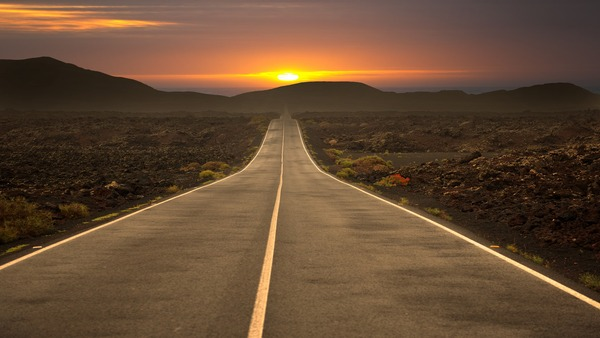
#> input picture v2/media_files/original_lane_detection_5.jpg, 600 x 338 px
$ python -i modvlane.py   (imports and definitions only)   (older library calls are emulated)
#> lines starting #> are read from the running program, lines starting #| are printed output that depends on the picture; after the words box and inside, x2 and y2 are one past the last pixel; in counts of white or black regions, pixels touching at a corner belong together
#> further down, picture is the input picture: shape (338, 600, 3); mean B, G, R 50.9, 74.1, 100.7
### v2/edge_detection.py
import cv2 # Import the OpenCV library to enable computer vision
import numpy as np # Import the NumPy scientific computing library

# Author: Addison Sears-Collins
# https://automaticaddison.com
# Description: A collection of methods to detect help with edge detection

def binary_array(array, thresh, value=0):
  """
  Return a 2D binary array (mask) in which all pixels are either 0 or 1

  :param array: NumPy 2D array that we want to convert to binary values
  :param thresh: Values used for thresholding (inclusive)
  :param value: Output value when between the supplied threshold
  :return: Binary 2D array...
           number of rows x number of columns =
           number of pixels from top to bottom x number of pixels from
             left to right
  """
  if value == 0:
    # Create an array of ones with the same shape and type as
    # the input 2D array.
    binary = np.ones_like(array)

  else:
    # Creates an array of zeros with the same shape and type as
    # the input 2D array.
    binary = np.zeros_like(array)
    value = 1

  # If value == 0, make all values in binary equal to 0 if the
  # corresponding value in the input array is between the threshold
  # (inclusive). Otherwise, the value remains as 1. Therefore, the pixels
  # with the high Sobel derivative values (i.e. sharp pixel intensity
  # discontinuities) will have 0 in the corresponding cell of binary.
  binary[(array >= thresh[0]) & (array <= thresh[1])] = value

  return binary

def blur_gaussian(channel, ksize=3):
  """
  Implementation for Gaussian blur to reduce noise and detail in the image

  :param image: 2D or 3D array to be blurred
  :param ksize: Size of the small matrix (i.e. kernel) used to blur
                i.e. number of rows and number of columns
  :return: Blurred 2D image
  """
  return cv2.GaussianBlur(channel, (ksize, ksize), 0)

def mag_thresh(image, sobel_kernel=3, thresh=(0, 255)):
  """
  Implementation of Sobel edge detection

  :param image: 2D or 3D array to be blurred
  :param sobel_kernel: Size of the small matrix (i.e. kernel)
                       i.e. number of rows and columns
  :return: Binary (black and white) 2D mask image
  """
  # Get the magnitude of the edges that are vertically aligned on the image
  sobelx = np.absolute(sobel(image, orient='x', sobel_kernel=sobel_kernel))

  # Get the magnitude of the edges that are horizontally aligned on the image
  sobely = np.absolute(sobel(image, orient='y', sobel_kernel=sobel_kernel))

  # Find areas of the image that have the strongest pixel intensity changes
  # in both the x and y directions. These have the strongest gradients and
  # represent the strongest edges in the image (i.e. potential lane lines)
  # mag is a 2D array .. number of rows x number of columns = number of pixels
  # from top to bottom x number of pixels from left to right
  mag = np.sqrt(sobelx ** 2 + sobely ** 2)

  # Return a 2D array that contains 0s and 1s
  return binary_array(mag, thresh)

def sobel(img_channel, orient='x', sobel_kernel=3):
  """
  Find edges that are aligned vertically and horizontally on the image

  :param img_channel: Channel from an image
  :param orient: Across which axis of the image are we detecting edges?
  :sobel_kernel: No. of rows and columns of the kernel (i.e. 3x3 small matrix)
  :return: Image with Sobel edge detection applied
  """
  # cv2.Sobel(input image, data type, prder of the derivative x, order of the
  # derivative y, small matrix used to calculate the derivative)
  if orient == 'x':
    # Will detect differences in pixel intensities going from
        # left to right on the image (i.e. edges that are vertically aligned)
    sobel = cv2.Sobel(img_channel, cv2.CV_64F, 1, 0, sobel_kernel)
  if orient == 'y':
    # Will detect differences in pixel intensities going from
    # top to bottom on the image (i.e. edges that are horizontally aligned)
    sobel = cv2.Sobel(img_channel, cv2.CV_64F, 0, 1, sobel_kernel)

  return sobel

def threshold(channel, thresh=(128,255), thresh_type=cv2.THRESH_BINARY):
  """
  Apply a threshold to the input channel

  :param channel: 2D array of the channel data of an image/video frame
  :param thresh: 2D tuple of min and max threshold values
  :param thresh_type: The technique of the threshold to apply
  :return: Two outputs are returned:
             ret: Threshold that was used
             thresholded_image: 2D thresholded data.
  """
  # If pixel intensity is greater than thresh[0], make that value
  # white (255), else set it to black (0)
  return cv2.threshold(channel, thresh[0], thresh[1], thresh_type)

### v2/modvlane.py
import cv2 # Import the OpenCV library to enable computer vision
import numpy as np # Import the NumPy scientific computing library
import edge_detection as edge # Handles the detection of lane lines
import matplotlib.pyplot as plt # Used for plotting and error checking
import picar
import os
import threading
import time
from picar import front_wheels, back_wheels
from picar.SunFounder_PCA9685 import Servo


# [1 line not run here, left out]
file_size = (640,480) # Assumes 1920x1080 mp4
scale_ratio = 1 # Option to scale to fraction of original size.


# Global variables
prev_leftx = None
prev_lefty = None
prev_rightx = None
prev_righty = None
prev_left_fit = []
prev_right_fit = []

prev_leftx2 = None
prev_lefty2 = None
prev_rightx2 = None
prev_righty2 = None
prev_left_fit2 = []
prev_right_fit2 = []
# Car initialization settings
# [1 line not run here, left out]
# Initial parameter configuration
show_image_enable = False
draw_circle_enable  = False
scan_enable         = False
rear_wheels_enable  = True
front_wheels_enable = True
pan_tilt_enable     = True

# Picar parameter definition
# [1 line that did not run here, left out]
# [1 line that did not run here, left out]
# [1 line that did not run here, left out]
# [1 line that did not run here, left out]
# [1 line that did not run here, left out]
# [2 lines not run here, left out]
# [1 line that did not run here, left out]
motor_speed = 60
kp = 0.01 # Proportional controller
MIDDLE_TOLERANT = 5
PAN_ANGLE_MAX   = 170
PAN_ANGLE_MIN   = 10
TILT_ANGLE_MAX  = 150
TILT_ANGLE_MIN  = 70
FW_ANGLE_MAX    = 90+30
FW_ANGLE_MIN    = 90-30
FW_STRAIGHT     = 90

class Lane:
  """
  Represents a lane on a road.
  """
  def __init__(self, orig_frame):
    """
	  Default constructor

    :param orig_frame: Original camera image (i.e. frame)
    """
    self.orig_frame = orig_frame

    # This will hold an image with the lane lines
    self.lane_line_markings = None

    # This will hold the image after perspective transformation
    self.warped_frame = None
    self.transformation_matrix = None
    self.inv_transformation_matrix = None

    # (Width, Height) of the original video frame (or image)
    self.orig_image_size = self.orig_frame.shape[::-1][1:]
#> self.orig_image_size = (600, 338)

    width = self.orig_image_size[0]
#> width = 600
    height = self.orig_image_size[1]
#> height = 338
    self.width = width
#> self.width = 600
    self.height = height
#> self.height = 338

    # Four corners of the trapezoid-shaped region of interest
    # You need to find these corners manually.
    self.roi_points = np.float32([
      (int(0.436*width),int(0.179*height)), # Top-left corner
      (0, 0.89*height), # Bottom-left corner
      (int(0.988*width),0.92*height), # Bottom-right corner
      (int(0.675*width),int(0.179*height)) # Top-right corner
    ])

    # The desired corner locations  of the region of interest
    # after we perform perspective transformation.
    # Assume image width of 600, padding == 150.
    self.padding = int(0.25 * width) # padding from side of the image in pixels
#> self.padding = 150
    self.desired_roi_points = np.float32([
      [self.padding, 0], # Top-left corner
      [self.padding, self.orig_image_size[1]], # Bottom-left corner
      [self.orig_image_size[
        0]-self.padding, self.orig_image_size[1]], # Bottom-right corner
      [self.orig_image_size[0]-self.padding, 0] # Top-right corner
    ])

    # Histogram that shows the white pixel peaks for lane line detection
    self.histogram = None

    # Sliding window parameters
    self.no_of_windows = 10
    self.margin = int((1/12) * width)  # Window width is +/- margin
#> self.margin = 50
    self.minpix = int((1/24) * width)  # Min no. of pixels to recenter window
#> self.minpix = 25

    # Best fit polynomial lines for left line and right line of the lane
    self.left_fit = None
    self.right_fit = None
    self.left_lane_inds = None
    self.right_lane_inds = None
    self.ploty = None
    self.left_fitx = None
    self.right_fitx = None
    self.leftx = None
    self.rightx = None
    self.lefty = None
    self.righty = None

    # Pixel parameters for x and y dimensions
    self.YM_PER_PIX = 1.0 / 371 # meters per pixel in y dimension
    self.XM_PER_PIX = 0.4 / 183 # meters per pixel in x dimension

    # Radii of curvature and offset
    self.left_curvem = None
    self.right_curvem = None
    self.center_offset = None

  # [401 lines left out: functions calculate_car_position, calculate_curvature, calculate_histogram, display_curvature_offset, get_lane_line_previous_window, get_lane_line_indices_sliding_windows, not called in this run]

  def get_line_markings(self, frame=None):
    """
    Isolates lane lines.

	  :param frame: The camera frame that contains the lanes we want to detect
    :return: Binary (i.e. black and white) image containing the lane lines.
    """
    if frame is None:
      frame = self.orig_frame

    # Convert the video frame from BGR (blue, green, red)
    # color space to HLS (hue, saturation, lightness).
    hls = cv2.cvtColor(frame, cv2.COLOR_BGR2HLS)
#> hls: shape (338, 600, 3); mean of channels 0, 1, 2 14.3, 75.9, 94.6

    ################### Isolate possible lane line edges ######################

    # Perform Sobel edge detection on the L (lightness) channel of
    # the image to detect sharp discontinuities in the pixel intensities
    # along the x and y axis of the video frame.
    # sxbinary is a matrix full of 0s (black) and 255 (white) intensity values
    # Relatively light pixels get made white. Dark pixels get made black.
    _, sxbinary = edge.threshold(hls[:, :, 1], thresh=(120, 255))
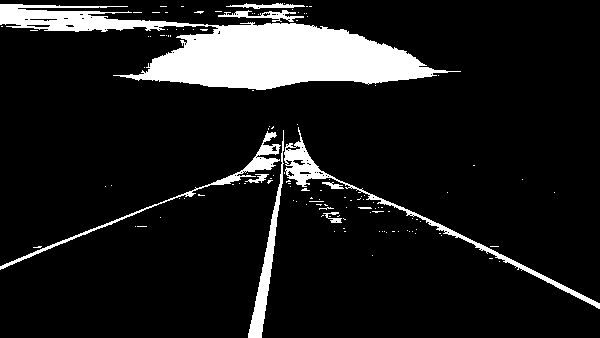
#> sxbinary: shape (338, 600); 11.2% white; 127 white regions (117 under 20 px), largest, box (x1, y1, x2, y2) and area: (0, 4, 461, 90) 16380, (284, 127, 600, 309) 2233, (248, 130, 284, 338) 1439
    sxbinary = edge.blur_gaussian(sxbinary, ksize=3) # Reduce noise

    # 1s will be in the cells with the highest Sobel derivative values
    # (i.e. strongest lane line edges)
    sxbinary = edge.mag_thresh(sxbinary, sobel_kernel=3, thresh=(110, 255))
#> in mag_thresh, `sobelx = np.absolute(sobel(image, orient='x', sobel_kernel=sobel_kerne..`:
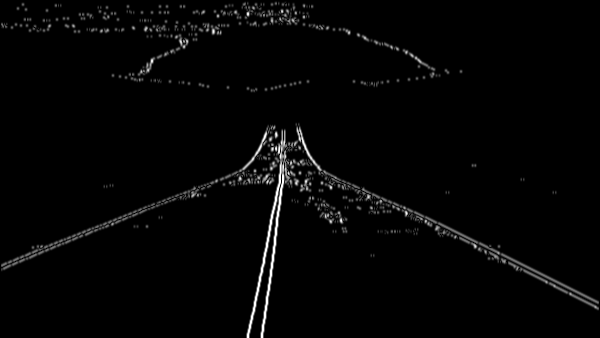
#> sobelx: shape (338, 600) float64; min 0, max 764, mean 14.9; drawn with min black and max white
#> call 2 of sobel, with orient = 'y', sobel_kernel = 3
#> in sobel (call 2), `sobel = cv2.Sobel(img_channel, cv2.CV_64F, 0, 1, sobel_kernel)`:
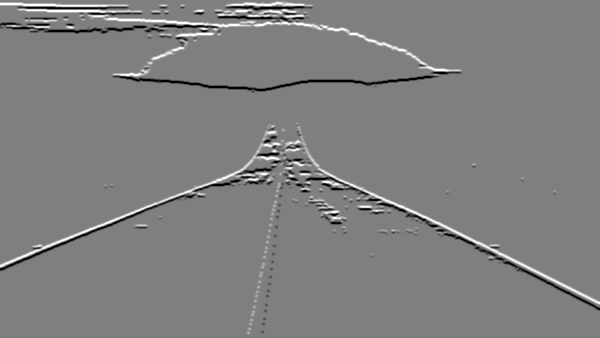
#> sobel: shape (338, 600) float64; min -764, max 764, mean 0.1; drawn with min black and max white
#> in mag_thresh, `mag = np.sqrt(sobelx ** 2 + sobely ** 2)`:
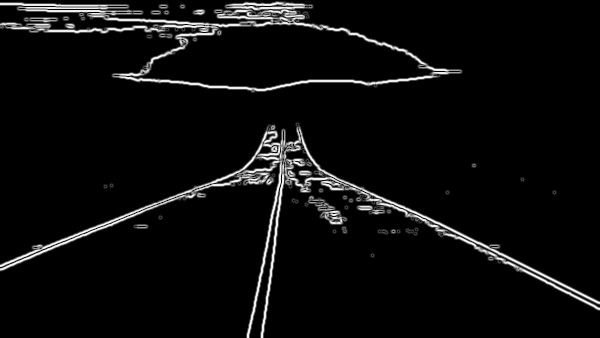
#> mag: shape (338, 600) float64; min 0, max 815.8, mean 39.7; drawn with min black and max white
#> in mag_thresh, `return binary_array(mag, thresh)`:
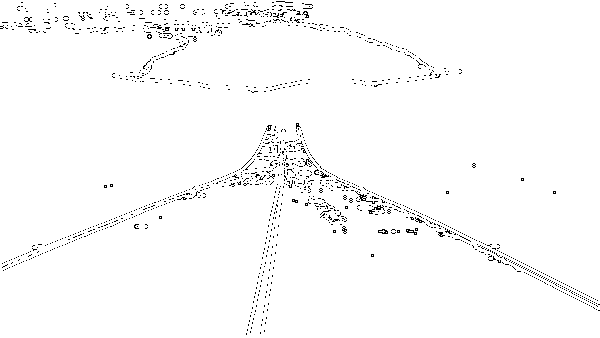
#> returned value: shape (338, 600) float64; values 0 (black) and 1 (white), 98.2% white; black in thin lines or dots

    ######################## Isolate possible lane lines ######################

    # Perform binary thresholding on the S (saturation) channel
    # of the video frame. A high saturation value means the hue color is pure.
    # We expect lane lines to be nice, pure colors (i.e. solid white, yellow)
    # and have high saturation channel values.
    # s_binary is matrix full of 0s (black) and 255 (white) intensity values
    # White in the regions with the purest hue colors (e.g. >130...play with
    # this value for best results).
    s_channel = hls[:, :, 2] # use only the saturation channel data
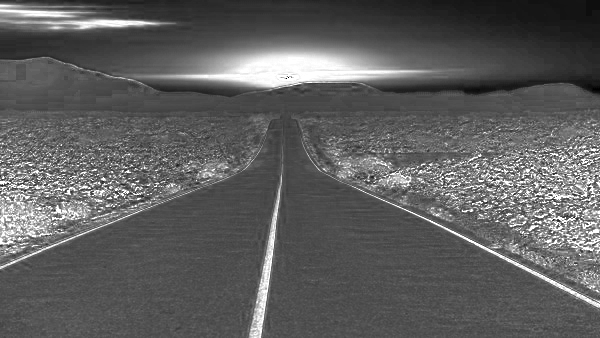
#> s_channel: shape (338, 600); min 0, max 255, mean 94.6
    _, s_binary = edge.threshold(s_channel, (120, 255))
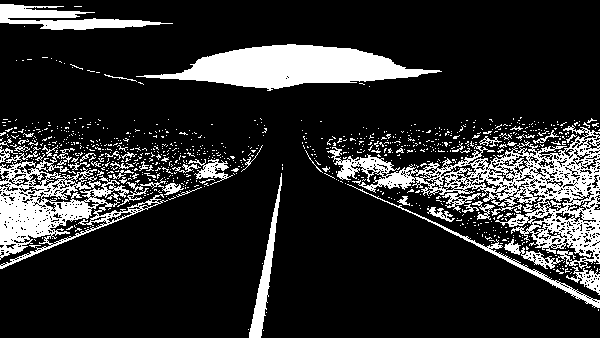
#> s_binary: shape (338, 600); 16.8% white; 890 white regions (843 under 20 px), largest, box (x1, y1, x2, y2) and area: (327, 125, 600, 269) 10553, (136, 44, 442, 91) 7411, (0, 148, 168, 269) 6167

    # Perform binary thresholding on the R (red) channel of the
		# original BGR video frame.
    # r_thresh is a matrix full of 0s (black) and 255 (white) intensity values
    # White in the regions with the richest red channel values (e.g. >120).
    # Remember, pure white is bgr(255, 255, 255).
    # Pure yellow is bgr(0, 255, 255). Both have high red channel values.
    _, r_thresh = edge.threshold(frame[:, :, 2], thresh=(0, 255))
#> r_thresh: shape (338, 600); every value is 255

    # Lane lines should be pure in color and have high red channel values
    # Bitwise AND operation to reduce noise and black-out any pixels that
    # don't appear to be nice, pure, solid colors (like white or yellow lane
    # lines.)
    rs_binary = cv2.bitwise_and(s_binary, r_thresh)

    ### Combine the possible lane lines with the possible lane line edges #####
    # If you show rs_binary visually, you'll see that it is not that different
    # from this return value. The edges of lane lines are thin lines of pixels.
    self.lane_line_markings = cv2.bitwise_or(rs_binary, sxbinary.astype(
                              np.uint8))
    return self.lane_line_markings

  # [238 lines left out: functions histogram_peak, overlay_lane_lines, perspective_transform, plot_roi, car_movement, main, not called in this run]

# [1 line not run here, left out]

>>> import cv2
>>> picture = cv2.imread('media_files/original_lane_detection_5.jpg')
>>> result = Lane(picture).get_line_markings()

$ run again, on v2/media_files/road.jfif
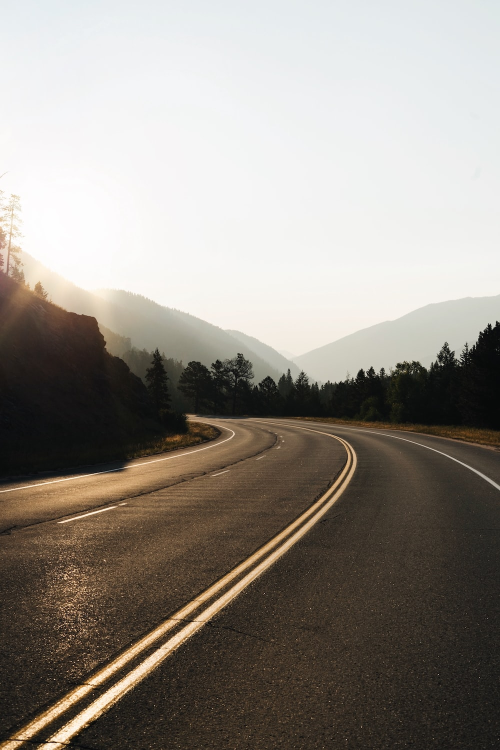
#> input picture v2/media_files/road.jfif, 1000 x 1500 px (shown at 1/2 size)
#> picture is the input picture: shape (1500, 1000, 3); mean B, G, R 132.7, 140.4, 146.5
#> hls: shape (1500, 1000, 3); mean of channels 0, 1, 2 40.6, 139.8, 48.6
#> in get_line_markings, `_, sxbinary = edge.threshold(hls[:, :, 1], thresh=(120, 255))`:
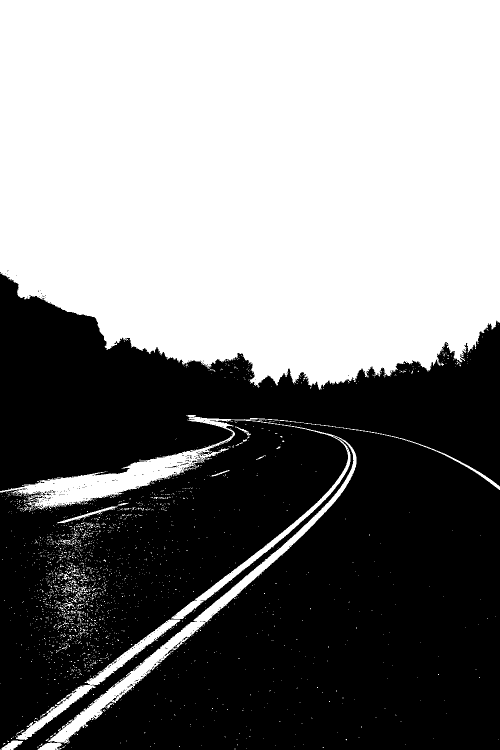
#> sxbinary: shape (1500, 1000) (shown at 1/2 size); 50.4% white; 322 black regions (315 under 20 px), largest, box (x1, y1, x2, y2) and area: (0, 547, 1000, 1500) 743709, (226, 1390, 237, 1402) 35, (335, 931, 355, 936) 28
#> s_binary: shape (1500, 1000); 4.5% white; 6400 white regions (6312 under 20 px), largest, box (x1, y1, x2, y2) and area: (0, 352, 237, 608) 20080, (0, 1028, 616, 1500) 10778, (72, 1078, 591, 1500) 10675
#> r_thresh: shape (1500, 1000); 100% white; black in thin lines or dots, all inside (x1, y1, x2, y2) = (206, 646, 1000, 943)
#> in get_line_markings, `self.lane_line_markings = cv2.bitwise_or(rs_binary, sxbinary.astype( n..`:
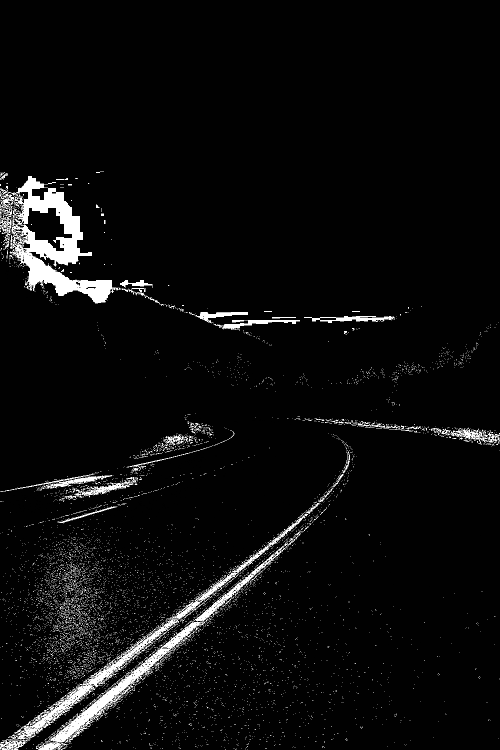
#> self.lane_line_markings: shape (1500, 1000) (shown at 1/2 size); min 0, max 255, mean 12.5
